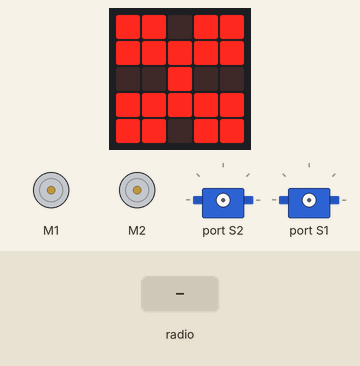
This program was run on a simulated BBC micro:bit (MakeCode). Parts: the board's 5×5 LED display, 2 × DC motor (green arrow = forward, orange = backward, longer = faster), 2 × servo. Inputs (shaded band) come from the test bench.

Above: at 1.8 s.
1.9 s: radio message "S" arrives
At 3.2 s:
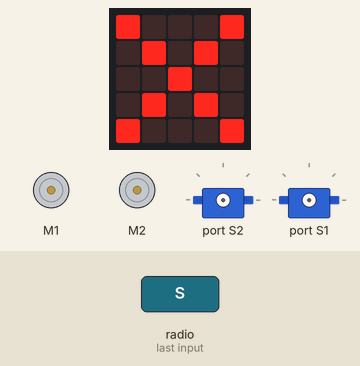
4.0 s: radio message "A" arrives
At 5.8 s:
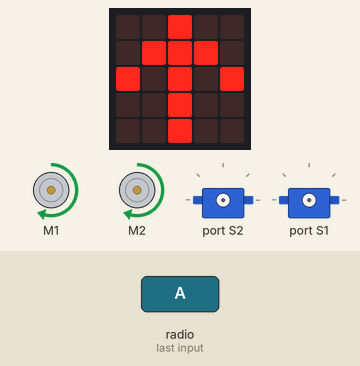
6.1 s: radio message "R" arrives
At 7.7 s:
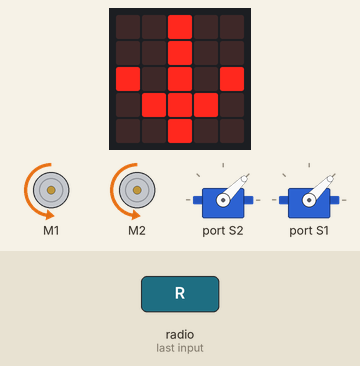
8.2 s: radio message "G" arrives
At 9.2 s:
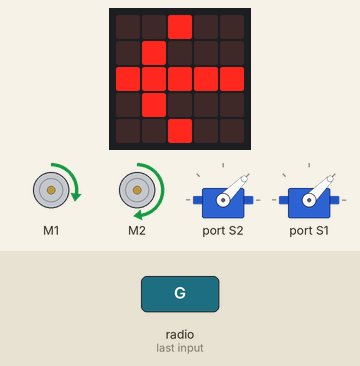
10.3 s: radio message "D" arrives
At 12.0 s:
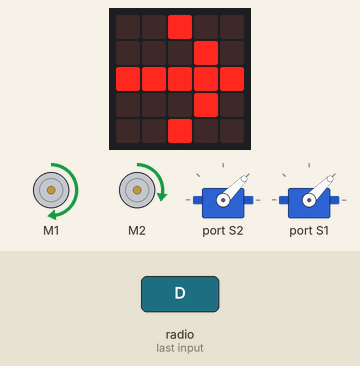
12.4 s: radio message "S" arrives
At 12.8 s:
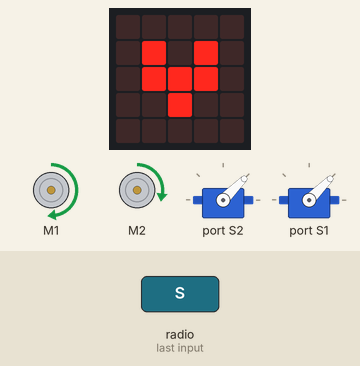
Timing chart, 0 to 15.4 s (numbered marks = the images above; inputs shaded):
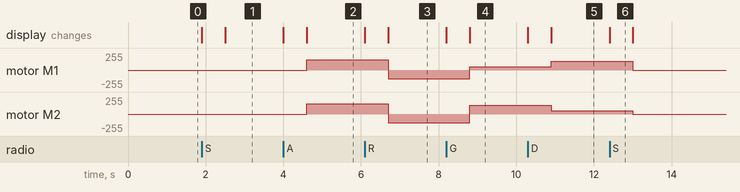

Measured:
- after the input at 1.9 s, the display: first changes at once (image 1 shows a later state)
- after the input at 4.0 s, motor M1, motor M2: stopped → forward 153/255 after 0.60 s; the display: first changes at once (image 2 shows a later state)
- after the input at 6.1 s, motor M1, motor M2: forward 153/255 → backward 128/255 after 0.60 s; the display: first changes at once (image 3 shows a later state)
- after the input at 8.2 s, motor M1: backward 128/255 → forward 51/255 after 0.60 s; motor M2: backward 128/255 → forward 128/255 after 0.60 s; the display: first changes at once (image 4 shows a later state)
- after the input at 10.3 s, motor M1: forward 51/255 → forward 128/255 after 0.60 s; motor M2: forward 128/255 → forward 51/255 after 0.60 s; the display: first changes at once (image 5 shows a later state)
- after the input at 12.4 s, motor M1: forward 128/255 → stopped after 0.60 s; motor M2: forward 51/255 → stopped after 0.60 s; the display: changes at once (image 6)
- what the display in image 6 shows lasts 0.6 s, from 12.4 s to 13.0 s

The program:

main.ts
```typescript
radio.onReceivedString(function (receivedString) {
    basic.showIcon(IconNames.SmallHeart)
    if (receivedString == "S") {
        Kitronik_Robotics_Board.motorOff(Kitronik_Robotics_Board.Motors.Motor1)
        Kitronik_Robotics_Board.motorOff(Kitronik_Robotics_Board.Motors.Motor2)
        Kitronik_Robotics_Board.servoStop(Kitronik_Robotics_Board.Servos.Servo1)
        Kitronik_Robotics_Board.servoStop(Kitronik_Robotics_Board.Servos.Servo2)
        basic.showLeds(`
            # . . . #
            . # . # .
            . . # . .
            . # . # .
            # . . . #
            `)
    } else if (receivedString == "A") {
        Kitronik_Robotics_Board.motorOn(Kitronik_Robotics_Board.Motors.Motor1, Kitronik_Robotics_Board.MotorDirection.Forward, 60)
        Kitronik_Robotics_Board.motorOn(Kitronik_Robotics_Board.Motors.Motor2, Kitronik_Robotics_Board.MotorDirection.Forward, 60)
        Kitronik_Robotics_Board.servoStop(Kitronik_Robotics_Board.Servos.Servo1)
        Kitronik_Robotics_Board.servoStop(Kitronik_Robotics_Board.Servos.Servo2)
        basic.showLeds(`
            . . # . .
            . # # # .
            # . # . #
            . . # . .
            . . # . .
            `)
    } else if (receivedString == "R") {
        Kitronik_Robotics_Board.motorOn(Kitronik_Robotics_Board.Motors.Motor1, Kitronik_Robotics_Board.MotorDirection.Reverse, 50)
        Kitronik_Robotics_Board.motorOn(Kitronik_Robotics_Board.Motors.Motor2, Kitronik_Robotics_Board.MotorDirection.Reverse, 50)
        Kitronik_Robotics_Board.servoWrite(Kitronik_Robotics_Board.Servos.Servo2, 45)
        Kitronik_Robotics_Board.servoWrite(Kitronik_Robotics_Board.Servos.Servo1, 45)
        basic.showLeds(`
            . . # . .
            . . # . .
            # . # . #
            . # # # .
            . . # . .
            `)
    } else if (receivedString == "G") {
        Kitronik_Robotics_Board.motorOn(Kitronik_Robotics_Board.Motors.Motor1, Kitronik_Robotics_Board.MotorDirection.Forward, 20)
        Kitronik_Robotics_Board.motorOn(Kitronik_Robotics_Board.Motors.Motor2, Kitronik_Robotics_Board.MotorDirection.Forward, 50)
        Kitronik_Robotics_Board.servoStop(Kitronik_Robotics_Board.Servos.Servo1)
        Kitronik_Robotics_Board.servoStop(Kitronik_Robotics_Board.Servos.Servo2)
        basic.showLeds(`
            . . # . .
            . # . . .
            # # # # #
            . # . . .
            . . # . .
            `)
    } else if (receivedString == "D") {
        Kitronik_Robotics_Board.motorOn(Kitronik_Robotics_Board.Motors.Motor1, Kitronik_Robotics_Board.MotorDirection.Forward, 50)
        Kitronik_Robotics_Board.motorOn(Kitronik_Robotics_Board.Motors.Motor2, Kitronik_Robotics_Board.MotorDirection.Forward, 20)
        Kitronik_Robotics_Board.servoStop(Kitronik_Robotics_Board.Servos.Servo1)
        Kitronik_Robotics_Board.servoStop(Kitronik_Robotics_Board.Servos.Servo2)
        basic.showLeds(`
            . . # . .
            . . . # .
            # # # # #
            . . . # .
            . . # . .
            `)
    } else {
        Kitronik_Robotics_Board.motorOff(Kitronik_Robotics_Board.Motors.Motor1)
        Kitronik_Robotics_Board.motorOff(Kitronik_Robotics_Board.Motors.Motor2)
        Kitronik_Robotics_Board.servoStop(Kitronik_Robotics_Board.Servos.Servo1)
        Kitronik_Robotics_Board.servoStop(Kitronik_Robotics_Board.Servos.Servo2)
    }
})
radio.setGroup(1)
basic.showIcon(IconNames.Butterfly)
basic.forever(function () {

})
```

test.ts
```typescript
// les tests vont ici ; cela ne sera pas compilé si ce paquet est utilisé en tant qu'extension.
```
